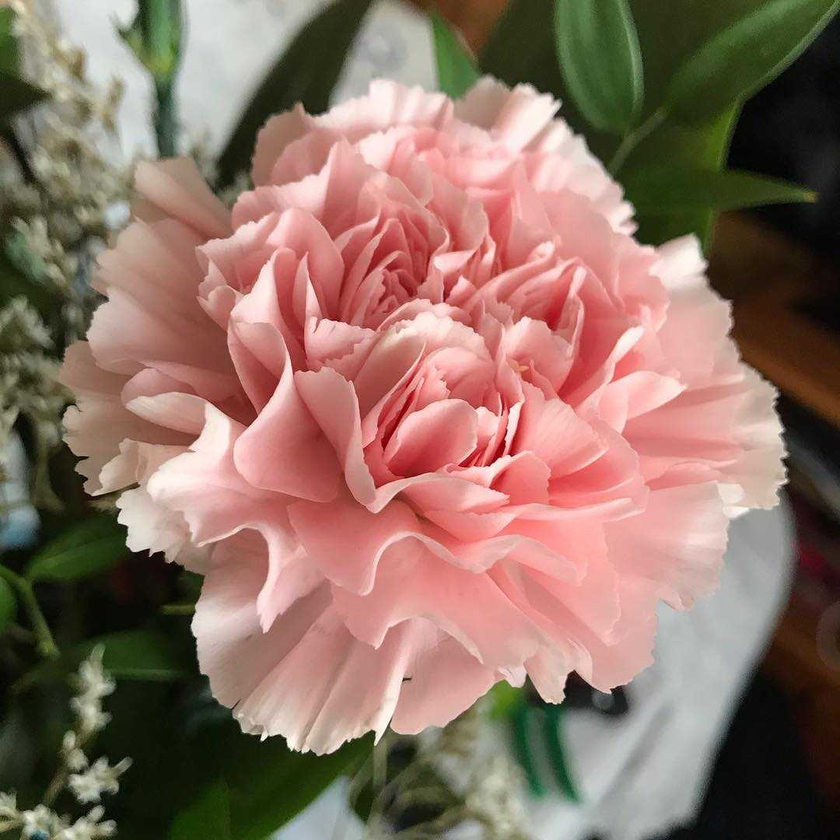
%> input picture Shrisha_IP/output/carnation.png, 840 x 840 px, shrunk from 1080 x 1080 before the run
$ octave lab9.m   (GNU Octave 9; MATLAB toolbox functions it lacks are replaced by stand-ins)
%> lines starting %> are read from the running program, lines starting %| are printed output that depends on the picture
clear all;    % clear all variables
close all;    % close all figures
clc;          % clear command window

% import image package
pkg load image;

% read image
I = im2double(imread('carnation.png'));

f1 = fft(I);
f2 = fftshift(f1);

subplot(2,2,1);
imshow(abs(f1));
title('Frequency Spectrum');

subplot(2,2,2);
imshow(abs(f2));
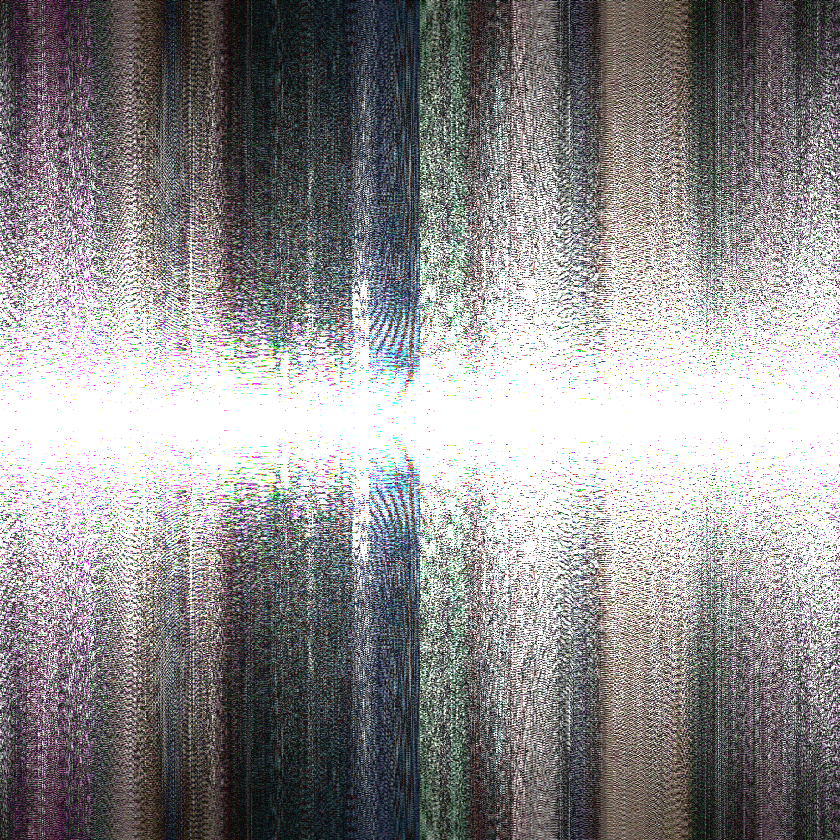
%> displayed picture: size 840x840x3, on the screen's scale of 0 to 255; mean R, G, B 144.2, 141.9, 143.3
title('Centered Spectrum');

f3 = log(1 + abs(f2));
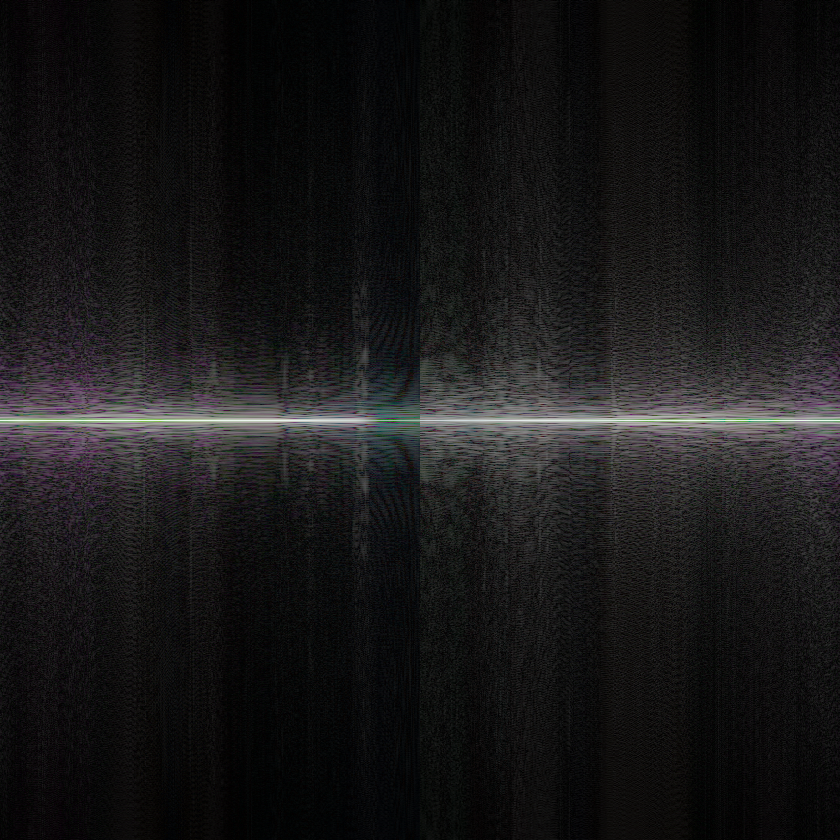
%> f3: size 840x840x3 double; mean R, G, B 0.64, 0.621, 0.635; drawn with min black and max white

subplot(2,2,3);
imshow(f3);
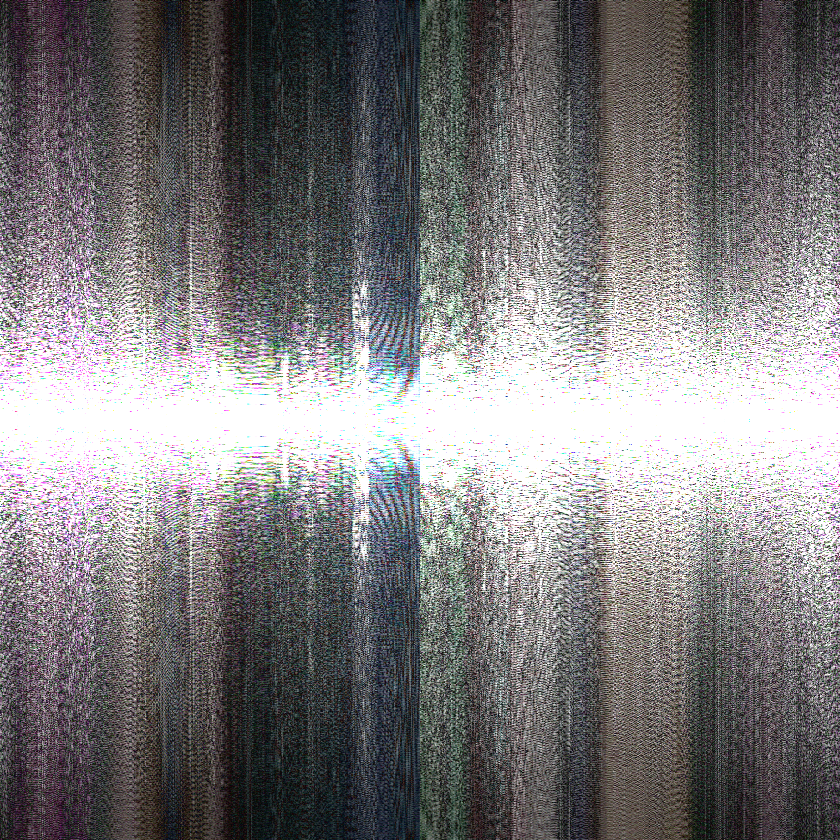
%> displayed picture: size 840x840x3, on the screen's scale of 0 to 255; mean R, G, B 125.2, 123.1, 124.4
title('log(1+abs(f2))');

I2 = fft2(f1);
I1 = real(I2);
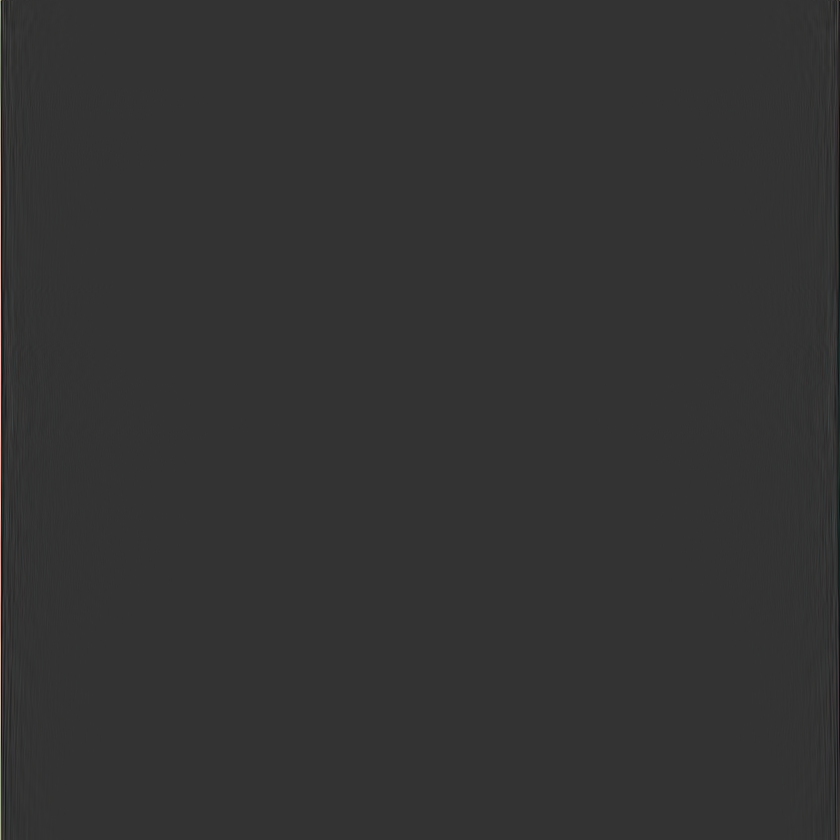
%> I1: size 840x840x3 double; mean R, G, B 221.7, 246.9, 161.3; drawn with min black and max white

subplot(2,2,4);
imshow(I1);
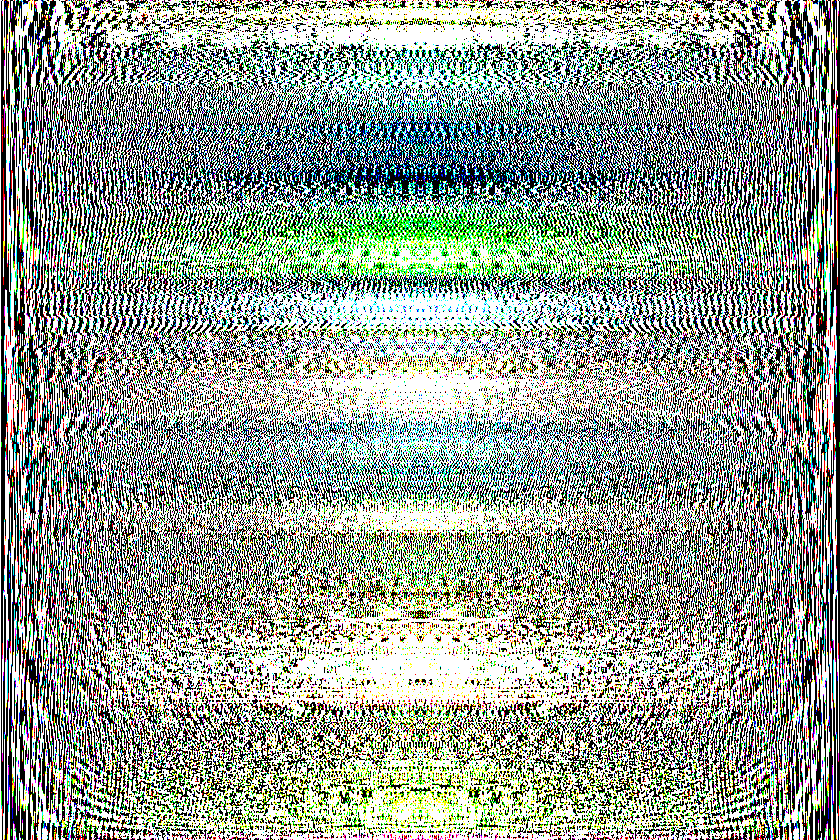
%> displayed picture: size 840x840x3, on the screen's scale of 0 to 255; mean R, G, B 146.6, 156.7, 145.3
title('2-D FFT');
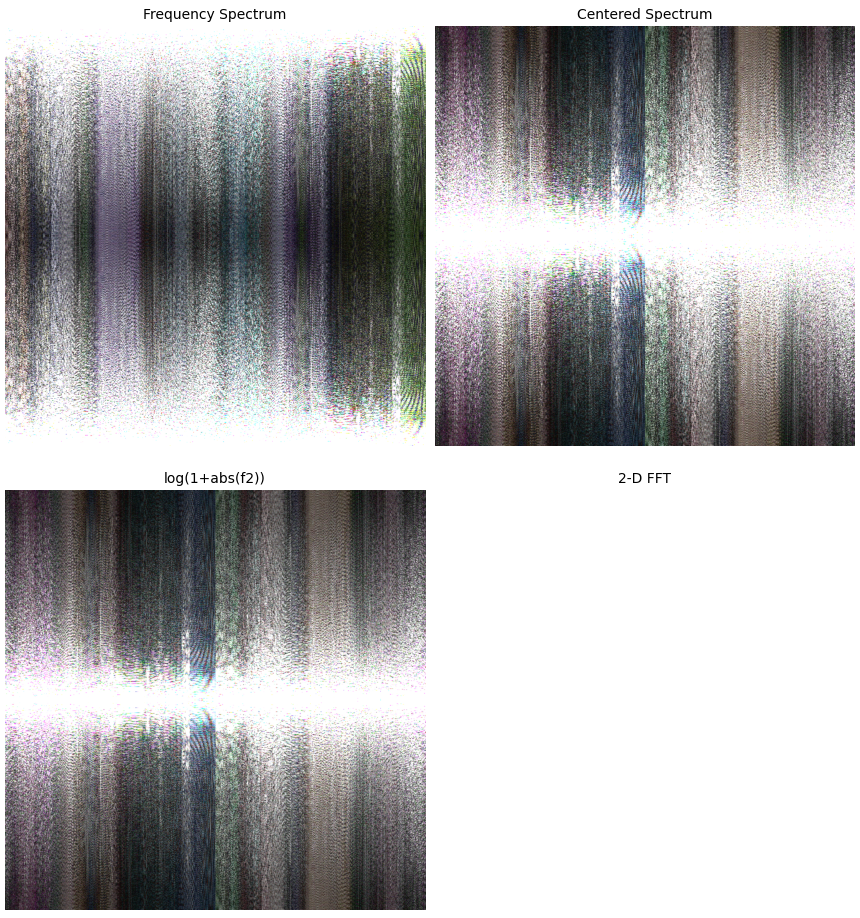
%> figure redrawn from the program's plot data, 4 panels

$ run again, with Shrisha_IP/output/lab1.PNG copied over Shrisha_IP/output/carnation.png
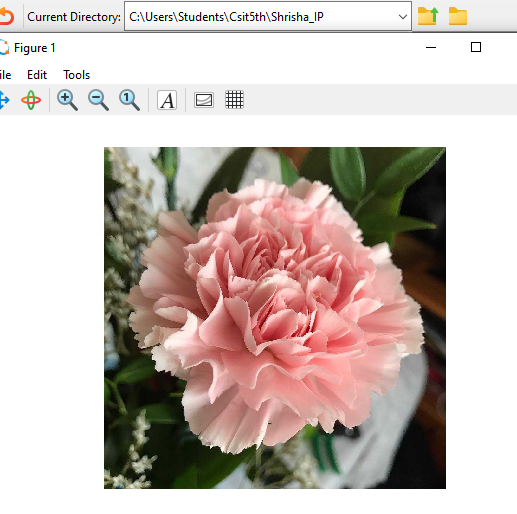
%> input picture Shrisha_IP/output/lab1.PNG, 517 x 514 px
%> `I1 = real(I2);`:
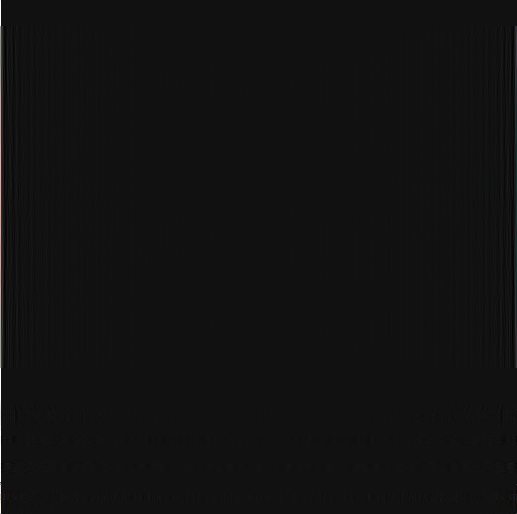
%> I1: size 514x517x3 double; mean R, G, B 485.2, 489.5, 494.6; drawn with min black and max white
%> `imshow(I1);`:
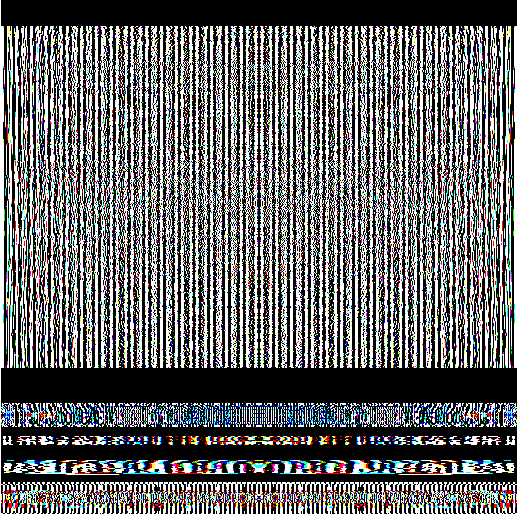
%> displayed picture: size 514x517x3, on the screen's scale of 0 to 255; mean R, G, B 102.7, 103.1, 103.6
